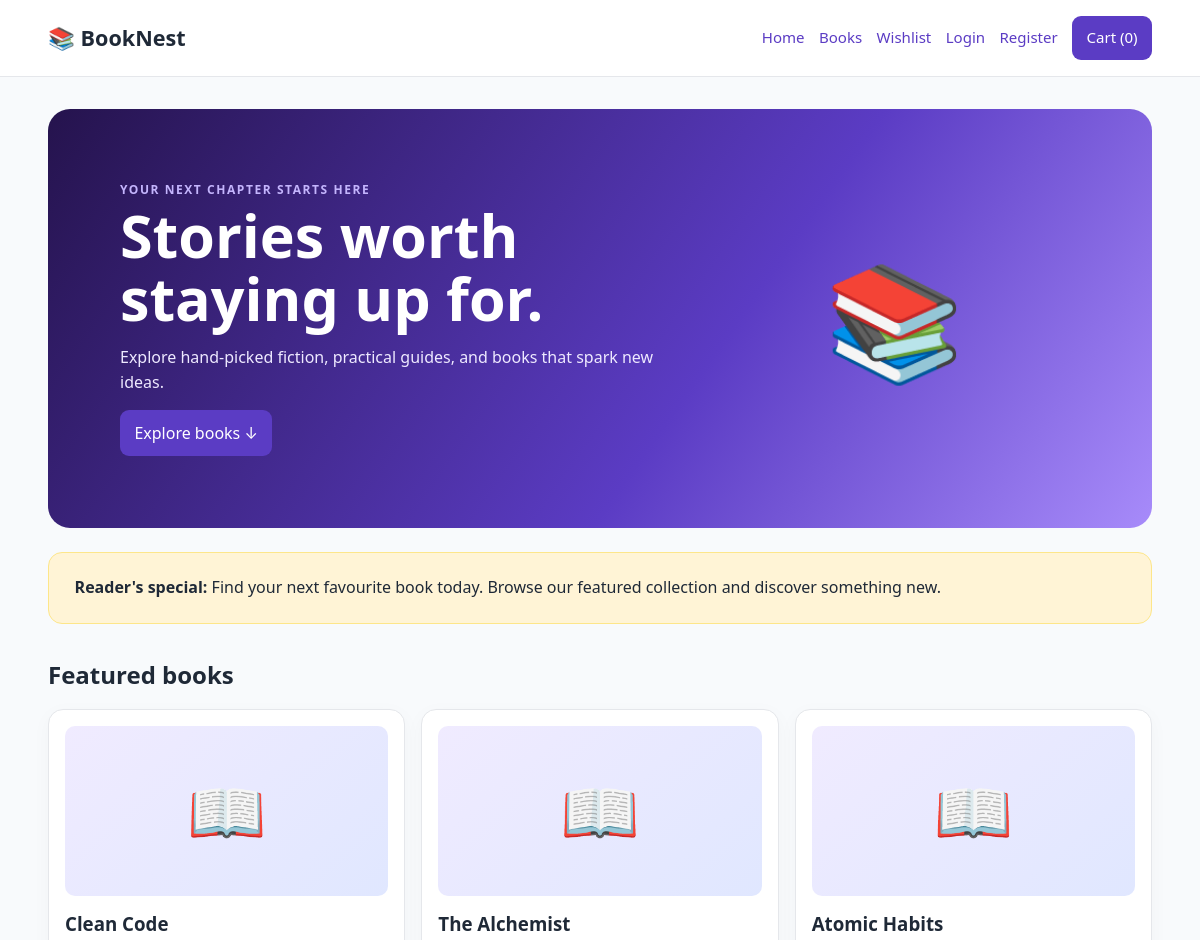
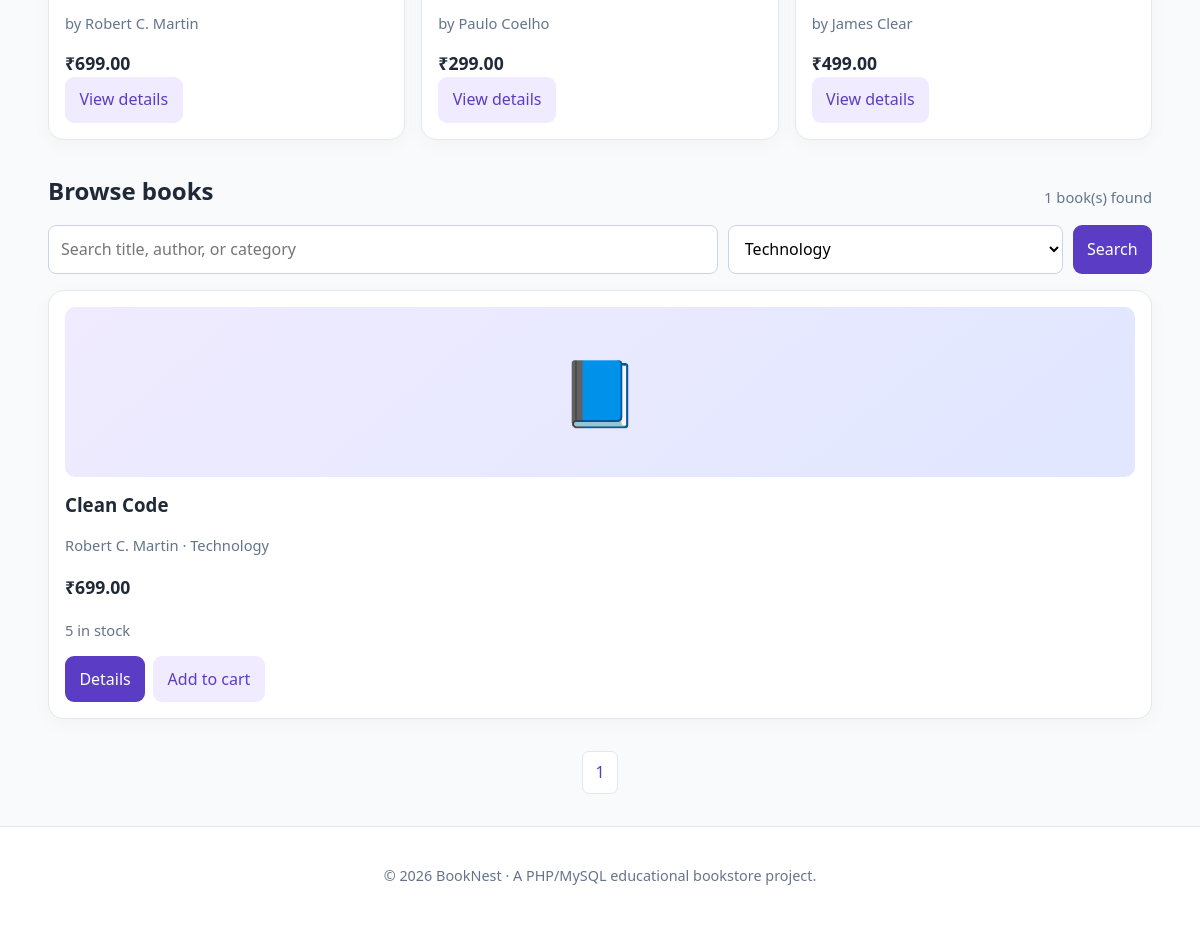
Page /index.php?category=Technology on the committed database (2 pictures, top to bottom).
### tables this page shows
CREATE TABLE IF NOT EXISTS books (
  id INT AUTO_INCREMENT PRIMARY KEY,
  title VARCHAR(200) NOT NULL,
  author VARCHAR(150) NOT NULL,
  category VARCHAR(100) NOT NULL DEFAULT 'General',
  description TEXT,
  price DECIMAL(10,2) NOT NULL DEFAULT 0,
  stock INT NOT NULL DEFAULT 0,
  image VARCHAR(500) NOT NULL DEFAULT '',
  featured TINYINT(1) NOT NULL DEFAULT 0,
  created_at TIMESTAMP DEFAULT CURRENT_TIMESTAMP,
  CHECK (price >= 0),
  CHECK (stock >= 0)
);

### config.php (called while the page is built, shortened)
<?php
function e(mixed $value): string
{
    return htmlspecialchars((string) $value, ENT_QUOTES | ENT_SUBSTITUTE, 'UTF-8');
}
function money(mixed $amount): string
{
    return '₹' . number_format((float) $amount, 2);
}

### index.php (the view, shortened to what this page needs)
<?php
require 'config.php';
$q = trim($_GET['q'] ?? '');
$category = trim($_GET['category'] ?? '');
$categories = $pdo->query("SELECT DISTINCT category FROM books ORDER BY category")->fetchAll(PDO::FETCH_COLUMN);
$where = ["stock > 0"];
$params = [];
if ($category !== '') {
    $where[] = "category = ?";
    $params[] = $category;
}
$perPage = 8;
$page = max(1, (int) ($_GET['page'] ?? 1));
$count = $pdo->prepare("SELECT COUNT(*) FROM books WHERE " . implode(' AND ', $where));
$count->execute($params);
$total = (int) $count->fetchColumn();
$pages = max(1, (int) ceil($total / $perPage));
$page = min($page, $pages);
$offset = ($page - 1) * $perPage;
$stmt = $pdo->prepare("SELECT * FROM books WHERE " . implode(' AND ', $where) . " ORDER BY featured DESC, id DESC LIMIT $perPage OFFSET $offset");
$stmt->execute($params);
$books = $stmt->fetchAll();
$featured = $pdo->query("SELECT * FROM books WHERE featured=1 AND stock>0 ORDER BY id DESC LIMIT 4")->fetchAll();
require 'includes/header.php';
?>
<section class="hero">
    <div>
        <div class="eyebrow">Your next chapter starts here</div>
        <h1>Stories worth staying up for.</h1>
        <p>Explore hand-picked fiction, practical guides, and books that spark new ideas.</p><a class="button"
            href="#books">Explore books ↓</a>
    </div>
    <div class="hero-art">📚</div>
</section>
<div class="banner"><strong>Reader's special:</strong> Find your next favourite book today. Browse our featured
    collection and discover something new.</div>
<?php if ($featured): ?>
    <div class="section-head">
        <h2>Featured books</h2>
    </div>
    <div class="grid">
        <?php foreach ($featured as $book): ?>
            <article class="book-card">
                <div class="cover"><?php if ($book['image']): ?><img src="<?= e($book['image']) ?>"
                            alt="<?= e($book['title']) ?>"><?php else: ?>📖<?php endif; ?></div>
                <h3><?= e($book['title']) ?></h3>
                <p class="muted">by <?= e($book['author']) ?></p>
                <div class="price"><?= money($book['price']) ?></div><a class="button secondary"
                    href="book.php?id=<?= $book['id'] ?>">View details</a>
            </article><?php endforeach; ?>
    </div><?php endif; ?>
<section id="books">
    <div class="section-head">
        <h2>Browse books</h2><span class="muted"><?= $total ?> book(s) found</span>
    </div>
    <form class="searchbar" method="get"><input name="q" value="<?= e($q) ?>"
            placeholder="Search title, author, or category"><select name="category">
            <option value="">All categories</option><?php foreach ($categories as $cat): ?>
                <option value="<?= e($cat) ?>" <?= $cat === $category ? 'selected' : '' ?>><?= e($cat) ?></option><?php endforeach; ?>
        </select><button class="button">Search</button></form>
    <?php if (!$books): ?>
        <div class="empty">No books matched your search.</div><?php else: ?>
        <div class="grid"><?php foreach ($books as $book): ?>
                <article class="book-card">
                    <div class="cover"><?php if ($book['image']): ?><img src="<?= e($book['image']) ?>"
                                alt="<?= e($book['title']) ?>"><?php else: ?>📘<?php endif; ?></div>
                    <h3><?= e($book['title']) ?></h3>
                    <p class="muted"><?= e($book['author']) ?> · <?= e($book['category']) ?></p>
                    <p class="price"><?= money($book['price']) ?></p>
                    <p class="muted"><?= $book['stock'] ?> in stock</p>
                    <div class="actions"><a class="button" href="book.php?id=<?= $book['id'] ?>">Details</a>
                        <form method="post" action="cart_action.php"><input type="hidden" name="book_id"
                                name="quantity" value="1"><button class="button secondary"
                                <?= $book['stock'] < 1 ? 'disabled' : '' ?>>Add to cart</button></form>
                    </div>
                </article><?php endforeach; ?>
        </div>
        <div class="pagination"><?php for ($i = 1; $i <= $pages; $i++): ?><a
                    href="?<?= http_build_query(['q' => $q, 'category' => $category, 'page' => $i]) ?>"><?= $i ?></a><?php endfor; ?></div>
    <?php endif; ?>
</section>
<?php require 'includes/footer.php'; ?>

### assets/style.css (style rules this page uses)
:root { --ink: #1f2937; --muted: #64748b; --brand: #5b3cc4; --brand2: #f0ebff; --line: #e5e7eb; --paper: #fff; --bg: #f8fafc }
* { box-sizing: border-box }
body { margin: 0; font-family: system-ui, -apple-system, Segoe UI, sans-serif; color: var(--ink); background: var(--bg); line-height: 1.55 }
a { color: var(--brand); text-decoration: none }
.cart-link, .button { background: var(--brand); color: #fff !important; border: 0; border-radius: 9px; padding: .65rem .9rem; display: inline-block; cursor: pointer; font: inherit }
.button.secondary { background: var(--brand2); color: var(--brand) !important }
.hero { padding: clamp(2rem, 6vw, 5rem); border-radius: 22px; background: linear-gradient(125deg, #25134d, #5b3cc4 60%, #a78bfa); color: #fff; display: grid; grid-template-columns: 1.5fr 1fr; gap: 2rem; align-items: center }
.hero h1 { font-size: clamp(2rem, 5vw, 3.7rem); line-height: 1.05; margin: .3rem 0 1rem }
.hero p { max-width: 550px; color: #eee9ff }
.hero-art { font-size: 7rem; text-align: center }
.eyebrow { text-transform: uppercase; letter-spacing: .13em; font-size: .75rem; font-weight: 700; color: #c4b5fd }
.section-head { display: flex; align-items: end; justify-content: space-between; gap: 1rem; flex-wrap: wrap; margin: 2rem 0 1rem }
.section-head h2 { margin: 0 }
.grid { display: grid; grid-template-columns: repeat(auto-fit, minmax(210px, 1fr)); gap: 1rem }
.book-card, .panel, .form-card, .table-wrap { background: #fff; border: 1px solid var(--line); border-radius: 15px; padding: 1rem; box-shadow: 0 5px 20px #0f172a08 }
.cover { height: 170px; background: linear-gradient(140deg, #f0ebff, #e0e7ff); border-radius: 10px; display: flex; align-items: center; justify-content: center; font-size: 4rem; overflow: hidden }
.book-card h3 { margin: .8rem 0 .2rem }
.muted { color: var(--muted); font-size: .92rem }
.price { font-weight: 800; font-size: 1.1rem }
.actions { display: flex; gap: .5rem; flex-wrap: wrap; margin-top: .8rem }
.actions form { display: inline }
input, select, textarea { width: 100%; padding: .7rem .75rem; border: 1px solid #cbd5e1; border-radius: 8px; font: inherit; background: white }
.banner { margin: 1.5rem 0; padding: 1.4rem 1.6rem; border-radius: 14px; background: #fff4d6; border: 1px solid #fde68a }
.searchbar { display: grid; grid-template-columns: 2fr 1fr auto; gap: .6rem; margin: 1rem 0 }
.pagination { display: flex; gap: .5rem; justify-content: center; margin: 2rem }
.pagination a, .pagination strong { padding: .5rem .8rem; border: 1px solid var(--line); border-radius: 7px; background: white }

### rows in the picture
books: title "Clean Code", author "Robert C. Martin", price "₹699.00", category "Technology", stock "5"
books: title "The Alchemist", author "Paulo Coelho", price "₹299.00"
books: title "Atomic Habits", author "James Clear", price "₹499.00"

### other values in the picture
array_sum($_SESSION['cart'] ?? []) "0"
$total "1"
form field category "Technology"
